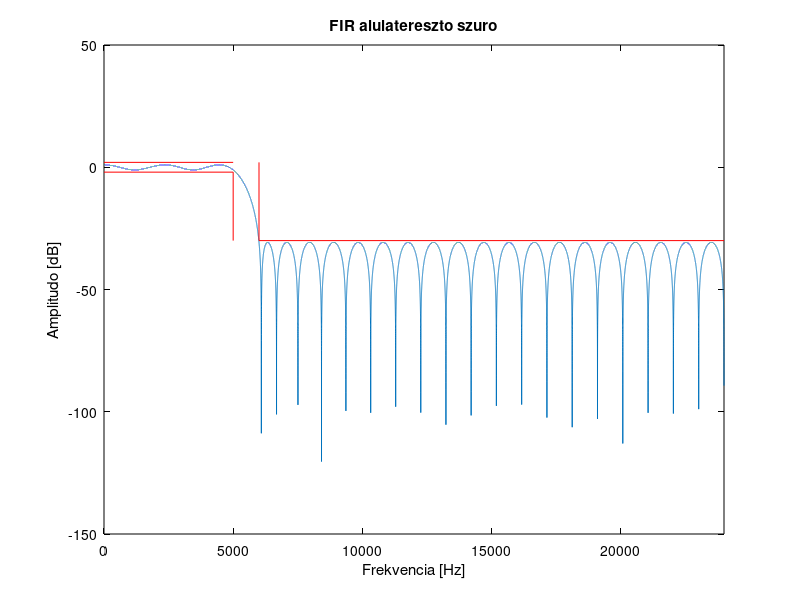

This figure's MATLAB source: (Note: this script raises an error after producing the figure.)
pb_ripple = 2;
sb_atten = 30;
pb_lims= (10^(pb_ripple/20)-1)/(10^(pb_ripple/20)+1);
sb_lim=10^(-(sb_atten + 1)/20);
fs = 48000;
f_cut = 5000;
f_stop = 6000;


[n, f0, m0, w] = firpmord([f_cut f_stop],[1 0], [pb_lims sb_lim], fs);



FIR_lowpass = firpm(n, f0, m0, w);

[H,f] = freqz(FIR_lowpass, 1, 2^16, fs);
plot(f, 20*log10(abs(H)));
hold on;
plot([0 f_cut],[pb_ripple pb_ripple], 'r');
plot([0 f_cut], [-pb_ripple -pb_ripple], 'r');
plot([f_cut f_cut], [-sb_atten -pb_ripple], 'r');
plot([f_stop f_stop], [-sb_atten pb_ripple], 'r');
plot([f_stop fs/2], [-sb_atten -sb_atten], 'r');
xlabel('Frekvencia [Hz]');
ylabel('Amplitudo [dB]');
title('FIR alulatereszto szuro', 'Color', 'k');
xlim([0 fs/2]);
set(gcf, 'Color', 'w');
set(gca, 'Color', 'w', 'XColor', 'k', 'YColor', 'k');
saveas(gcf, '../Kepek/FIR_atvitel.jpg');

file= fopen('../CrossCore/BlackFin_FIR_fract/src/FIR_lowpass_coef.dat', 'w');
fprintf(file, '%f,\n', FIR_lowpass);
fclose(file);
